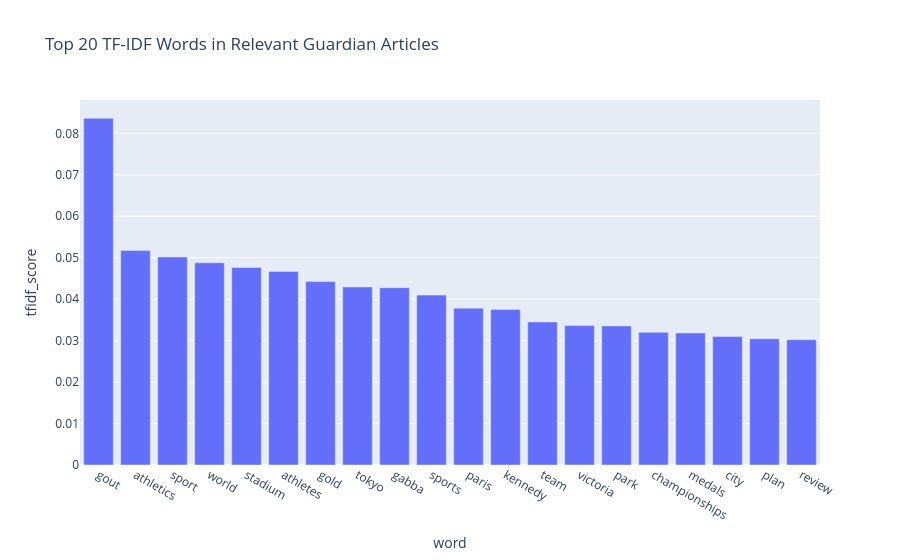

Notebook code for this chart:
### Markdown cell above
## Visualising TF-IDF results

The highest average TF-IDF words are visualised to show which terms are most distinctive in the filtered Guardian articles.

### Code cell
fig = px.bar(
 tfidf_scores_df.head(20),
 x="word",
 y="tfidf_score",
 title="Top 20 TF-IDF Words in Relevant Guardian Articles"
)

fig.show()

### Figure 1 — Plotly figure (JSON) as saved in the notebook; plotly's stock layout.template omitted (floating-point values rounded to 4 significant figures)
{"data": [{"hovertemplate": "word=%{x}<br>tfidf_score=%{y}<extra></extra>", "legendgroup": "", "marker": {"color": "#636efa", "pattern": {"shape": ""}}, "name": "", "orientation": "v", "showlegend": false, "textposition": "auto", "type": "bar", "x": ["gout", "athletics", "sport", "world", "stadium", "athletes", "gold", "tokyo", "gabba", "sports", "paris", "kennedy", "team", "victoria", "park", "championships", "medals", "city", "plan", "review"], "xaxis": "x", "y": [0.08365, 0.05177, 0.0502, 0.04878, 0.04765, 0.0467, 0.04425, 0.04296, 0.04279, 0.04099, 0.03784, 0.03754, 0.03452, 0.03365, 0.03355, 0.032, 0.03186, 0.03098, 0.03046, 0.03024], "yaxis": "y"}], "layout": {"barmode": "relative", "legend": {"tracegroupgap": 0}, "title": {"text": "Top 20 TF-IDF Words in Relevant Guardian Articles"}, "xaxis": {"anchor": "y", "domain": [0, 1], "title": {"text": "word"}}, "yaxis": {"anchor": "x", "domain": [0, 1], "title": {"text": "tfidf_score"}}}}
